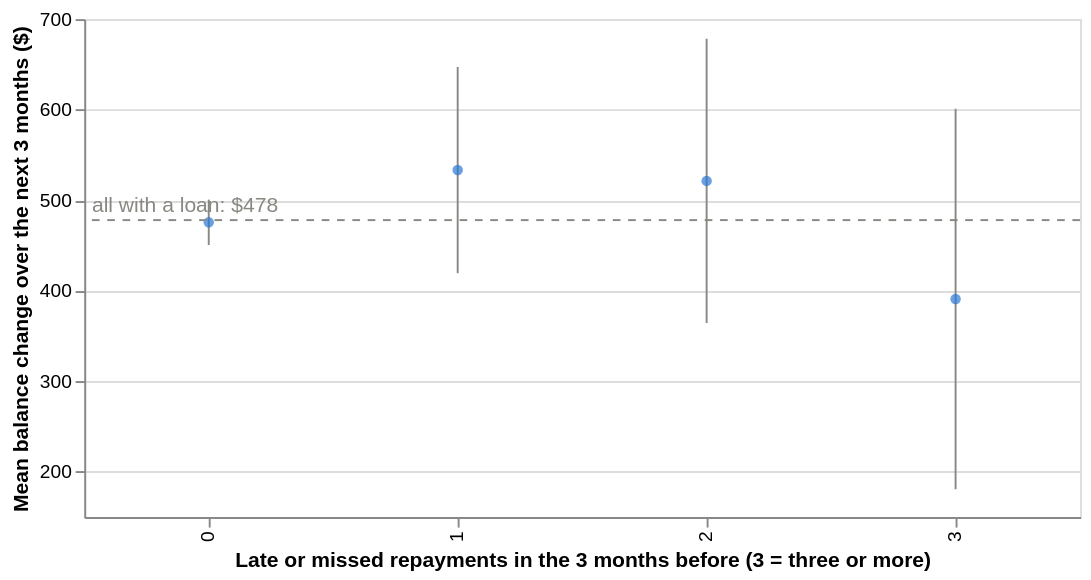

Notebook code for this chart:
### Code cell
loan_overall = with_loan["future_change"].mean()
interval_chart(group_mean(with_loan.assign(late=with_loan["late_or_missed_3m"].clip(upper=3).astype(int)), "late", "future_change"),
               "late", "Late or missed repayments in the 3 months before (3 = three or more)", f"Mean balance change over the next {HORIZON} months ($)",
               loan_overall, f"all with a loan: ${loan_overall:.0f}")

### Figure 1 — Vega-Lite specification as saved in the notebook (floating-point values rounded to 4 significant figures)
{"config": {"view": {"continuousWidth": 300, "continuousHeight": 300}}, "layer": [{"mark": {"type": "rule", "color": "#898781"}, "encoding": {"x": {"field": "late", "sort": null, "title": "Late or missed repayments in the 3 months before (3 = three or more)", "type": "ordinal"}, "y": {"field": "low", "scale": {"zero": false}, "title": "Mean balance change over the next 3 months ($)", "type": "quantitative"}, "y2": {"field": "high"}}}, {"mark": {"type": "point", "color": "#2a78d6", "filled": true}, "encoding": {"tooltip": [{"field": "late", "type": "quantitative"}, {"field": "mean", "format": ".0f", "type": "quantitative"}, {"field": "low", "format": ".0f", "type": "quantitative"}, {"field": "high", "format": ".0f", "type": "quantitative"}, {"field": "n", "type": "quantitative"}], "x": {"field": "late", "sort": null, "title": "Late or missed repayments in the 3 months before (3 = three or more)", "type": "ordinal"}, "y": {"field": "mean", "type": "quantitative"}}}, {"data": {"name": "data-74cd251483dfa604f89753dc9dcf1a0f"}, "mark": {"type": "rule", "color": "#898781", "strokeDash": [4, 4]}, "encoding": {"y": {"field": "y", "type": "quantitative"}}}, {"data": {"name": "data-74cd251483dfa604f89753dc9dcf1a0f"}, "mark": {"type": "text", "align": "left", "color": "#898781", "dx": 4, "dy": -7}, "encoding": {"text": {"field": "label", "type": "nominal"}, "x": {"value": 0}, "y": {"field": "y", "type": "quantitative"}}}], "data": {"name": "data-62ad23eb839e9d5afbc339240ff65dc4"}, "height": 260, "width": 520, "$schema": "https://vega.github.io/schema/vega-lite/v5.20.1.json", "datasets": {"data-62ad23eb839e9d5afbc339240ff65dc4": [{"late": 0, "mean": 475.5, "std": 6977.0, "n": 297665, "low": 450.5, "high": 500.6}, {"late": 1, "mean": 533.3, "std": 6872.0, "n": 13987, "low": 419.4, "high": 647.2}, {"late": 2, "mean": 521.3, "std": 6820.0, "n": 7253, "low": 364.4, "high": 678.3}, {"late": 3, "mean": 390.9, "std": 6863.0, "n": 4096, "low": 180.8, "high": 601.1}], "data-74cd251483dfa604f89753dc9dcf1a0f": [{"y": 478.0, "label": "all with a loan: $478"}]}}
